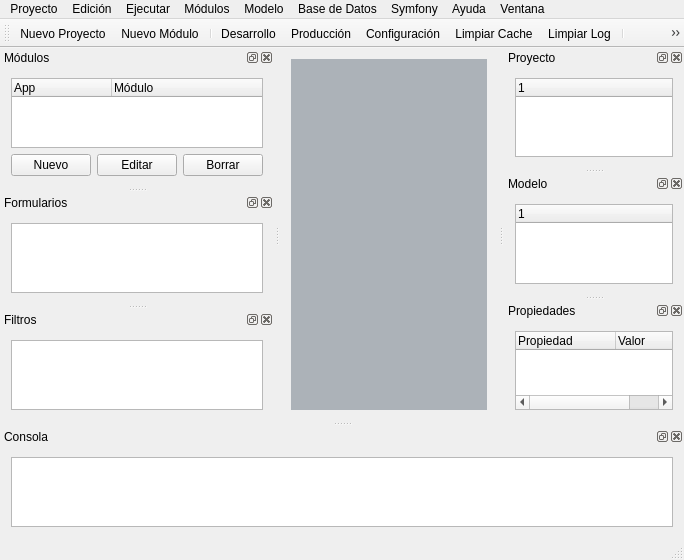
<?xml version="1.0" encoding="UTF-8"?>
<ui version="4.0">
 <class>frmPrincipal</class>
 <widget class="QMainWindow" name="frmPrincipal">
  <property name="geometry">
   <rect>
    <x>0</x>
    <y>0</y>
    <width>684</width>
    <height>557</height>
   </rect>
  </property>
  <property name="windowTitle">
   <string>frmPrincipal</string>
  </property>
  <widget class="QWidget" name="centralWidget">
   <layout class="QVBoxLayout" name="verticalLayout_3">
    <item>
     <widget class="QMdiArea" name="mdiArea">
      <property name="verticalScrollBarPolicy">
       <enum>Qt::ScrollBarAsNeeded</enum>
      </property>
      <property name="horizontalScrollBarPolicy">
       <enum>Qt::ScrollBarAsNeeded</enum>
      </property>
      <property name="background">
       <brush brushstyle="SolidPattern">
        <color alpha="255">
         <red>172</red>
         <green>178</green>
         <blue>184</blue>
        </color>
       </brush>
      </property>
      <property name="documentMode">
       <bool>true</bool>
      </property>
     </widget>
    </item>
   </layout>
  </widget>
  <widget class="QMenuBar" name="menuBar">
   <property name="geometry">
    <rect>
     <x>0</x>
     <y>0</y>
     <width>684</width>
     <height>23</height>
    </rect>
   </property>
   <widget class="QMenu" name="menuEdicion">
    <property name="title">
     <string>Edición</string>
    </property>
    <addaction name="actionDeshacer"/>
    <addaction name="actionRehacer"/>
    <addaction name="separator"/>
    <addaction name="actionCortar"/>
    <addaction name="actionCopiar"/>
    <addaction name="actionPegar"/>
    <addaction name="separator"/>
    <addaction name="actionSeleccionar_Todo"/>
   </widget>
   <widget class="QMenu" name="menuProyecto">
    <property name="title">
     <string>Proyecto</string>
    </property>
    <addaction name="actionNuevoProyecto"/>
    <addaction name="actionLimpiarCache"/>
    <addaction name="actionLimpiarLog"/>
    <addaction name="actionCargarDatos"/>
    <addaction name="actionInstalarAgregados"/>
    <addaction name="actionGuardar"/>
    <addaction name="actionGuardar_Como"/>
    <addaction name="actionCerrar"/>
    <addaction name="actionCerrarTodo"/>
    <addaction name="actionAbrir"/>
    <addaction name="actionAbrirProyecto"/>
   </widget>
   <widget class="QMenu" name="menuBasedeDatos">
    <property name="title">
     <string>Base de Datos</string>
    </property>
    <addaction name="actionDatosIniciales"/>
    <addaction name="actionEsquema"/>
    <addaction name="actionSql"/>
    <addaction name="actionConexion"/>
   </widget>
   <widget class="QMenu" name="menuModelo">
    <property name="title">
     <string>Modelo</string>
    </property>
    <addaction name="actionFormularios"/>
    <addaction name="actionFiltros"/>
    <addaction name="actionClases"/>
    <addaction name="actionORM_2"/>
   </widget>
   <widget class="QMenu" name="menuSymfony">
    <property name="title">
     <string>Symfony</string>
    </property>
    <addaction name="actionConfiguracion"/>
   </widget>
   <widget class="QMenu" name="menuAyuda">
    <property name="title">
     <string>Ayuda</string>
    </property>
   </widget>
   <widget class="QMenu" name="menuM_dulos">
    <property name="title">
     <string>Módulos</string>
    </property>
    <addaction name="actionNuevo_Modulo"/>
   </widget>
   <widget class="QMenu" name="menuEjecutar">
    <property name="title">
     <string>Ejecutar</string>
    </property>
    <addaction name="separator"/>
    <addaction name="actionDesarrollo"/>
    <addaction name="actionProduccion"/>
    <addaction name="separator"/>
    <addaction name="actionModuloActualDes"/>
    <addaction name="actionModuloActualProd"/>
   </widget>
   <widget class="QMenu" name="menuVentana">
    <property name="title">
     <string>Ventana</string>
    </property>
    <addaction name="actionMosaico"/>
    <addaction name="actionCascada"/>
    <addaction name="actionAnterior"/>
    <addaction name="actionSiguiente"/>
   </widget>
   <addaction name="menuProyecto"/>
   <addaction name="menuEdicion"/>
   <addaction name="menuEjecutar"/>
   <addaction name="menuM_dulos"/>
   <addaction name="menuModelo"/>
   <addaction name="menuBasedeDatos"/>
   <addaction name="menuSymfony"/>
   <addaction name="menuAyuda"/>
   <addaction name="menuVentana"/>
  </widget>
  <widget class="QToolBar" name="toolBar">
   <attribute name="toolBarArea">
    <enum>TopToolBarArea</enum>
   </attribute>
   <attribute name="toolBarBreak">
    <bool>false</bool>
   </attribute>
   <addaction name="actionNuevoProyecto"/>
   <addaction name="actionNuevo_Modulo"/>
   <addaction name="separator"/>
   <addaction name="actionDesarrollo"/>
   <addaction name="actionProduccion"/>
   <addaction name="actionConfiguracion"/>
   <addaction name="actionLimpiarCache"/>
   <addaction name="actionLimpiarLog"/>
   <addaction name="separator"/>
   <addaction name="actionEsquema"/>
   <addaction name="actionConexion"/>
   <addaction name="actionBasedeDatos"/>
   <addaction name="actionDatosIniciales"/>
   <addaction name="actionCargarDatos"/>
  </widget>
  <widget class="QStatusBar" name="statusBar"/>
  <widget class="QDockWidget" name="dockWidget">
   <property name="autoFillBackground">
    <bool>false</bool>
   </property>
   <property name="windowTitle">
    <string>Módulos</string>
   </property>
   <attribute name="dockWidgetArea">
    <number>1</number>
   </attribute>
   <widget class="QWidget" name="dockWidgetContents">
    <layout class="QVBoxLayout" name="verticalLayout_4">
     <item>
      <widget class="QTreeWidget" name="treeWidget_3">
       <column>
        <property name="text">
         <string>App</string>
        </property>
       </column>
       <column>
        <property name="text">
         <string>Módulo</string>
        </property>
        <property name="background">
         <color>
          <red>255</red>
          <green>255</green>
          <blue>0</blue>
         </color>
        </property>
        <property name="foreground">
         <brush brushstyle="NoBrush">
          <color alpha="255">
           <red>100</red>
           <green>100</green>
           <blue>255</blue>
          </color>
         </brush>
        </property>
       </column>
      </widget>
     </item>
     <item>
      <layout class="QHBoxLayout" name="horizontalLayout">
       <property name="spacing">
        <number>-1</number>
       </property>
       <item>
        <widget class="QPushButton" name="pushButton_3">
         <property name="text">
          <string>Nuevo</string>
         </property>
         <property name="checkable">
          <bool>true</bool>
         </property>
        </widget>
       </item>
       <item>
        <widget class="QPushButton" name="pushButton_2">
         <property name="text">
          <string>Editar</string>
         </property>
        </widget>
       </item>
       <item>
        <widget class="QPushButton" name="pushButton">
         <property name="text">
          <string>Borrar</string>
         </property>
        </widget>
       </item>
      </layout>
     </item>
    </layout>
   </widget>
  </widget>
  <widget class="QDockWidget" name="dockWidget_2">
   <property name="windowTitle">
    <string>Consola</string>
   </property>
   <attribute name="dockWidgetArea">
    <number>8</number>
   </attribute>
   <widget class="QWidget" name="dockWidgetContents_2">
    <layout class="QVBoxLayout" name="verticalLayout_8">
     <item>
      <widget class="QTextEdit" name="textEdit"/>
     </item>
    </layout>
   </widget>
  </widget>
  <widget class="QDockWidget" name="dockWidget_3">
   <property name="autoFillBackground">
    <bool>true</bool>
   </property>
   <property name="floating">
    <bool>false</bool>
   </property>
   <property name="windowTitle">
    <string>Proyecto</string>
   </property>
   <attribute name="dockWidgetArea">
    <number>2</number>
   </attribute>
   <widget class="QWidget" name="dockWidgetContents_3">
    <layout class="QVBoxLayout" name="verticalLayout_2">
     <item>
      <widget class="QTreeWidget" name="treeWidget">
       <column>
        <property name="text">
         <string notr="true">1</string>
        </property>
       </column>
      </widget>
     </item>
    </layout>
   </widget>
  </widget>
  <widget class="QDockWidget" name="dockWidget_4">
   <property name="windowTitle">
    <string>Formularios</string>
   </property>
   <attribute name="dockWidgetArea">
    <number>1</number>
   </attribute>
   <widget class="QWidget" name="dockWidgetContents_4">
    <layout class="QVBoxLayout" name="verticalLayout_5">
     <item>
      <widget class="QListWidget" name="listWidget"/>
     </item>
    </layout>
   </widget>
  </widget>
  <widget class="QDockWidget" name="dockWidget_5">
   <property name="windowTitle">
    <string>Modelo</string>
   </property>
   <attribute name="dockWidgetArea">
    <number>2</number>
   </attribute>
   <widget class="QWidget" name="dockWidgetContents_5">
    <layout class="QVBoxLayout" name="verticalLayout">
     <item>
      <widget class="QTreeWidget" name="treeWidget_2">
       <column>
        <property name="text">
         <string notr="true">1</string>
        </property>
       </column>
      </widget>
     </item>
    </layout>
   </widget>
  </widget>
  <widget class="QDockWidget" name="dockWidget_7">
   <property name="windowTitle">
    <string>Propiedades</string>
   </property>
   <attribute name="dockWidgetArea">
    <number>2</number>
   </attribute>
   <widget class="QWidget" name="dockWidgetContents_7">
    <layout class="QVBoxLayout" name="verticalLayout_7">
     <item>
      <widget class="QTreeWidget" name="treeWidget_4">
       <column>
        <property name="text">
         <string>Propiedad</string>
        </property>
       </column>
       <column>
        <property name="text">
         <string>Valor</string>
        </property>
       </column>
      </widget>
     </item>
    </layout>
   </widget>
  </widget>
  <widget class="QDockWidget" name="dockWidget_8">
   <property name="windowTitle">
    <string>Filtros</string>
   </property>
   <attribute name="dockWidgetArea">
    <number>1</number>
   </attribute>
   <widget class="QWidget" name="dockWidgetContents_8">
    <layout class="QVBoxLayout" name="verticalLayout_6">
     <item>
      <widget class="QListWidget" name="listWidget_2"/>
     </item>
    </layout>
   </widget>
  </widget>
  <action name="actionConfiguracion">
   <property name="icon">
    <iconset>
     <normaloff>:/acciones/configure.png</normaloff>:/acciones/configure.png</iconset>
   </property>
   <property name="text">
    <string>Configuración</string>
   </property>
  </action>
  <action name="actionBasedeDatos">
   <property name="icon">
    <iconset>
     <normaloff>:/acciones/network-server-database.png</normaloff>:/acciones/network-server-database.png</iconset>
   </property>
   <property name="text">
    <string>Base de Datos</string>
   </property>
  </action>
  <action name="actionORM">
   <property name="text">
    <string>ORM</string>
   </property>
  </action>
  <action name="actionLimpiarCache">
   <property name="icon">
    <iconset>
     <normaloff>:/acciones/trash-empty.png</normaloff>:/acciones/trash-empty.png</iconset>
   </property>
   <property name="text">
    <string>Limpiar Cache</string>
   </property>
  </action>
  <action name="actionLimpiarLog">
   <property name="icon">
    <iconset>
     <normaloff>:/acciones/edit-clear.png</normaloff>:/acciones/edit-clear.png</iconset>
   </property>
   <property name="text">
    <string>Limpiar Log</string>
   </property>
  </action>
  <action name="actionDatosIniciales">
   <property name="icon">
    <iconset resource="iconos.qrc">
     <normaloff>:/acciones/Recursos/solicitud.png</normaloff>:/acciones/Recursos/solicitud.png</iconset>
   </property>
   <property name="text">
    <string>Datos Iniciales</string>
   </property>
  </action>
  <action name="actionEsquema">
   <property name="icon">
    <iconset resource="iconos.qrc">
     <normaloff>:/acciones/Recursos/recursos1.png</normaloff>:/acciones/Recursos/recursos1.png</iconset>
   </property>
   <property name="text">
    <string>Esquema</string>
   </property>
  </action>
  <action name="actionSql">
   <property name="text">
    <string>Sql</string>
   </property>
  </action>
  <action name="actionFormularios">
   <property name="text">
    <string>Formularios</string>
   </property>
  </action>
  <action name="actionFiltros">
   <property name="text">
    <string>Filtros</string>
   </property>
  </action>
  <action name="actionClases">
   <property name="text">
    <string>Clases</string>
   </property>
  </action>
  <action name="actionConexion">
   <property name="icon">
    <iconset>
     <normaloff>:/acciones/network-connect.png</normaloff>:/acciones/network-connect.png</iconset>
   </property>
   <property name="text">
    <string>Conexion</string>
   </property>
  </action>
  <action name="actionORM_2">
   <property name="text">
    <string>ORM</string>
   </property>
  </action>
  <action name="actionNuevo_Modulo">
   <property name="icon">
    <iconset resource="iconos.qrc">
     <normaloff>:/acciones/Recursos/appointment-new.png</normaloff>:/acciones/Recursos/appointment-new.png</iconset>
   </property>
   <property name="text">
    <string>Nuevo Módulo</string>
   </property>
  </action>
  <action name="actionCargarDatos">
   <property name="icon">
    <iconset>
     <normaloff>:/acciones/view-sort-ascending.png</normaloff>:/acciones/view-sort-ascending.png</iconset>
   </property>
   <property name="text">
    <string>Cargar Datos</string>
   </property>
  </action>
  <action name="actionInstalarAgregados">
   <property name="text">
    <string>Instalar Agregados</string>
   </property>
  </action>
  <action name="actionNuevoProyecto">
   <property name="icon">
    <iconset resource="iconos.qrc">
     <normaloff>:/acciones/Recursos/project.png</normaloff>:/acciones/Recursos/project.png</iconset>
   </property>
   <property name="text">
    <string>Nuevo Proyecto</string>
   </property>
   <property name="toolTip">
    <string>Nuevo Proyecto</string>
   </property>
  </action>
  <action name="actionDesarrollo">
   <property name="icon">
    <iconset>
     <normaloff>Recursos/arrow-right.png</normaloff>Recursos/arrow-right.png</iconset>
   </property>
   <property name="text">
    <string>Desarrollo</string>
   </property>
  </action>
  <action name="actionProduccion">
   <property name="icon">
    <iconset resource="iconos.qrc">
     <normaloff>:/acciones/Recursos/mantenimiento.png</normaloff>:/acciones/Recursos/mantenimiento.png</iconset>
   </property>
   <property name="text">
    <string>Producción</string>
   </property>
  </action>
  <action name="actionModuloActualProd">
   <property name="text">
    <string>Módulo Actual (Prod)</string>
   </property>
   <property name="iconText">
    <string>Ejecutar Módulo Actual (Prod)</string>
   </property>
   <property name="toolTip">
    <string>Ejecutar Módulo Actual (Prod)</string>
   </property>
  </action>
  <action name="actionModuloActualDes">
   <property name="text">
    <string>Módulo Actual (Des)</string>
   </property>
  </action>
  <action name="actionGuardar">
   <property name="text">
    <string>Guardar</string>
   </property>
  </action>
  <action name="actionGuardar_Como">
   <property name="text">
    <string>Guardar Como</string>
   </property>
  </action>
  <action name="actionDeshacer">
   <property name="text">
    <string>Deshacer</string>
   </property>
  </action>
  <action name="actionRehacer">
   <property name="text">
    <string>Rehacer</string>
   </property>
  </action>
  <action name="actionCortar">
   <property name="text">
    <string>Cortar</string>
   </property>
  </action>
  <action name="actionCopiar">
   <property name="text">
    <string>Copiar</string>
   </property>
  </action>
  <action name="actionPegar">
   <property name="text">
    <string>Pegar</string>
   </property>
  </action>
  <action name="actionSeleccionar_Todo">
   <property name="text">
    <string>Seleccionar Todo</string>
   </property>
  </action>
  <action name="actionCerrar">
   <property name="text">
    <string>Cerrar</string>
   </property>
  </action>
  <action name="actionCerrarTodo">
   <property name="text">
    <string>Cerrar Todo</string>
   </property>
  </action>
  <action name="actionMosaico">
   <property name="text">
    <string>Mosaico</string>
   </property>
  </action>
  <action name="actionCascada">
   <property name="text">
    <string>Cascada</string>
   </property>
  </action>
  <action name="actionAnterior">
   <property name="text">
    <string>Anterior</string>
   </property>
  </action>
  <action name="actionSiguiente">
   <property name="text">
    <string>Siguiente</string>
   </property>
  </action>
  <action name="actionAbrir">
   <property name="text">
    <string>Abrir</string>
   </property>
  </action>
  <action name="actionAbrirProyecto">
   <property name="text">
    <string>Abrir Proyecto</string>
   </property>
  </action>
 </widget>
 <layoutdefault spacing="6" margin="11"/>
 <resources>
  <include location="iconos.qrc"/>
 </resources>
 <connections>
  <connection>
   <sender>actionAbrirProyecto</sender>
   <signal>triggered()</signal>
   <receiver>frmPrincipal</receiver>
   <slot>AbrirProyecto()</slot>
   <hints>
    <hint type="sourcelabel">
     <x>-1</x>
     <y>-1</y>
    </hint>
    <hint type="destinationlabel">
     <x>341</x>
     <y>278</y>
    </hint>
   </hints>
  </connection>
  <connection>
   <sender>actionAbrir</sender>
   <signal>activated()</signal>
   <receiver>frmPrincipal</receiver>
   <slot>Abrir()</slot>
   <hints>
    <hint type="sourcelabel">
     <x>-1</x>
     <y>-1</y>
    </hint>
    <hint type="destinationlabel">
     <x>341</x>
     <y>278</y>
    </hint>
   </hints>
  </connection>
  <connection>
   <sender>actionDesarrollo</sender>
   <signal>triggered()</signal>
   <receiver>frmPrincipal</receiver>
   <slot>EjecutarDesarrollo()</slot>
   <hints>
    <hint type="sourcelabel">
     <x>-1</x>
     <y>-1</y>
    </hint>
    <hint type="destinationlabel">
     <x>341</x>
     <y>278</y>
    </hint>
   </hints>
  </connection>
  <connection>
   <sender>actionLimpiarCache</sender>
   <signal>activated()</signal>
   <receiver>frmPrincipal</receiver>
   <slot>LimpiarCache()</slot>
   <hints>
    <hint type="sourcelabel">
     <x>-1</x>
     <y>-1</y>
    </hint>
    <hint type="destinationlabel">
     <x>341</x>
     <y>278</y>
    </hint>
   </hints>
  </connection>
  <connection>
   <sender>actionCargarDatos</sender>
   <signal>activated()</signal>
   <receiver>frmPrincipal</receiver>
   <slot>CargarDatos()</slot>
   <hints>
    <hint type="sourcelabel">
     <x>-1</x>
     <y>-1</y>
    </hint>
    <hint type="destinationlabel">
     <x>341</x>
     <y>278</y>
    </hint>
   </hints>
  </connection>
  <connection>
   <sender>actionNuevoProyecto</sender>
   <signal>activated()</signal>
   <receiver>frmPrincipal</receiver>
   <slot>NuevoProyecto()</slot>
   <hints>
    <hint type="sourcelabel">
     <x>-1</x>
     <y>-1</y>
    </hint>
    <hint type="destinationlabel">
     <x>341</x>
     <y>278</y>
    </hint>
   </hints>
  </connection>
 </connections>
 <slots>
  <slot>AbrirProyecto()</slot>
  <slot>Abrir()</slot>
  <slot>AbrirPreferencias()</slot>
  <slot>AbrirAcercade()</slot>
  <slot>EjecutarDesarrollo()</slot>
  <slot>LimpiarCache()</slot>
  <slot>CargarDatos()</slot>
  <slot>NuevoProyecto()</slot>
 </slots>
</ui>
